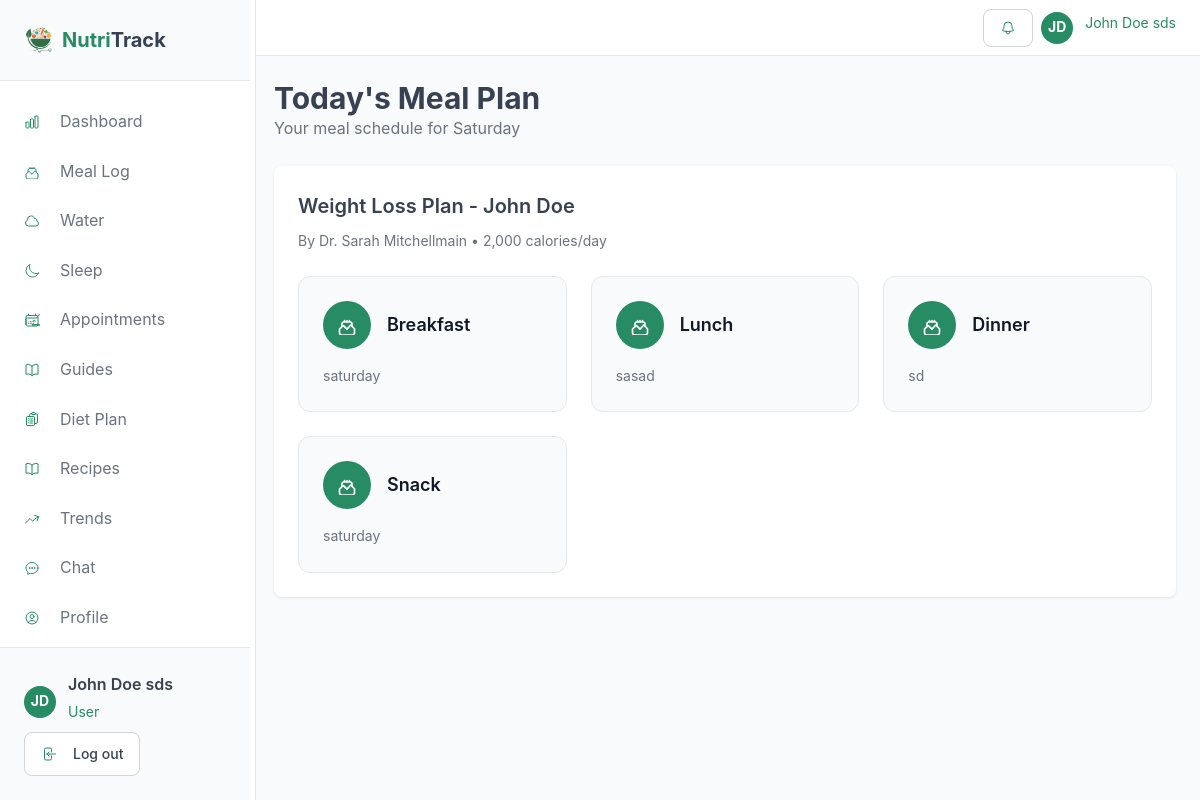
Page /user/meal-plan.php (signed in) on the committed database.
### tables this page shows
CREATE TABLE `users` (
  `id` int(11) NOT NULL,
  `name` varchar(100) NOT NULL,
  `email` varchar(100) NOT NULL,
  `password` varchar(255) NOT NULL,
  `phone` varchar(20) DEFAULT NULL,
  `role` enum('user','nutritionist','admin') NOT NULL DEFAULT 'user',
  `status` enum('active','pending','inactive') NOT NULL DEFAULT 'pending',
  `weight` decimal(5,2) DEFAULT NULL,
  `height` decimal(5,2) DEFAULT NULL,
  `age` int(11) DEFAULT NULL,
  `goal` enum('weight_loss','maintain','gain_weight','build_muscle') DEFAULT NULL,
  `health_conditions` text DEFAULT NULL,
  `specialty` varchar(100) DEFAULT NULL,
  `bio` text DEFAULT NULL,
  `rating` decimal(3,2) DEFAULT NULL,
  `nutritionist_id` int(11) DEFAULT NULL,
  `created_at` timestamp NOT NULL DEFAULT current_timestamp(),
  `updated_at` timestamp NOT NULL DEFAULT current_timestamp() ON UPDATE current_timestamp(),
  `profile_image` varchar(255) DEFAULT NULL
);

CREATE TABLE `diet_plans` (
  `id` int(11) NOT NULL,
  `user_id` int(11) NOT NULL,
  `nutritionist_id` int(11) NOT NULL,
  `name` varchar(100) NOT NULL,
  `description` text DEFAULT NULL,
  `daily_calories` int(11) DEFAULT NULL,
  `protein_goal` int(11) DEFAULT NULL,
  `carbs_goal` int(11) DEFAULT NULL,
  `fat_goal` int(11) DEFAULT NULL,
  `duration_weeks` int(11) DEFAULT NULL,
  `start_date` date DEFAULT NULL,
  `status` enum('active','completed','cancelled') DEFAULT 'active',
  `created_at` timestamp NOT NULL DEFAULT current_timestamp()
);

### user/meal-plan.php (the view, shortened to what this page needs)
<?php
require_once '../includes/session.php';
$currentUser = getCurrentUser();
$db = getDB();
$currentDay = strtolower(date('l'));
$stmt = $db->prepare("SELECT dp.*, u.name as nutritionist_name
                      FROM diet_plans dp
                      JOIN users u ON dp.nutritionist_id = u.id
                      WHERE dp.user_id = ? AND dp.status = 'active'
                      ORDER BY dp.created_at DESC LIMIT 1");
$stmt->execute([$currentUser['id']]);
$dietPlan = $stmt->fetch();
$todayMeals = [];
if ($dietPlan) {
    $stmt = $db->prepare("SELECT meal_type, meal_items
                          FROM diet_plan_meals
                          WHERE diet_plan_id = ? AND day_of_week = ?
                          ORDER BY FIELD(meal_type, 'breakfast', 'lunch', 'dinner', 'snack')");
    $stmt->execute([$dietPlan['id'], $currentDay]);
    $meals = $stmt->fetchAll();
    foreach ($meals as $meal) {
        $todayMeals[$meal['meal_type']] = $meal['meal_items'];
    }
}
$mealTypes = ['breakfast', 'lunch', 'dinner', 'snack'];
include 'header.php';
?>
<div class="space-y-6">
    <div>
        <h1 class="text-3xl font-bold">Today's Meal Plan</h1>
        <p class="text-muted-foreground">Your meal schedule for <?= ucfirst($currentDay) ?></p>
    </div>
    <?php if (!$dietPlan): ?>
    <div class="card">
        <div class="card-content" style="text-align: center; padding: 3rem; color: #6b7280;">
            <svg xmlns="http://www.w3.org/2000/svg" fill="none" viewBox="0 0 24 24" stroke="currentColor" style="width:48px;height:48px;stroke-width:1.5;color:#278b63;margin:0 auto 1rem;">
                <path stroke-linecap="round" stroke-linejoin="round" d="M15.362 5.214A8.252 8.252 0 0 1 12 21 8.25 8.25 0 0 1 6.038 7.047 8.287 8.287 0 0 0 9 9.601a8.983 8.983 0 0 1 3.361-6.867 8.21 8.21 0 0 0 3 2.48Z" />
                <path stroke-linecap="round" stroke-linejoin="round" d="M12 18a3.75 3.75 0 0 0 .495-7.468 5.99 5.99 0 0 0-1.925 3.547 5.974 5.974 0 0 1-2.133-1A3.75 3.75 0 0 0 12 18Z" />
            </svg>
            <p>No active meal plan yet. Your nutritionist will create one for you.</p>
        </div>
    </div>
    <?php else: ?>
    <div class="card">
        <div class="card-header">
            <h2 style="margin: 0; font-size: 1.25rem; font-weight: 600;"><?= htmlspecialchars($dietPlan['name']) ?></h2>
            <p style="margin: 0.5rem 0 0; color: #6b7280; font-size: 0.875rem;">
                By <?= htmlspecialchars($dietPlan['nutritionist_name']) ?> •
                <?= number_format($dietPlan['daily_calories']) ?> calories/day
            </p>
        </div>
        <div class="card-content">
            <div style="display: grid; grid-template-columns: repeat(auto-fit, minmax(250px, 1fr)); gap: 1.5rem;">
                <?php foreach ($mealTypes as $mealType): ?>
                <div style="background: #f9fafb; padding: 1.5rem; border-radius: 0.75rem; border: 1px solid #e5e7eb;">
                    <div style="display: flex; align-items: center; margin-bottom: 1rem;">
                        <div style="width: 3rem; height: 3rem; background: #278b63; border-radius: 50%; display: flex; align-items: center; justify-content: center; margin-right: 1rem;">
                        </div>
                        <h4 style="margin: 0; text-transform: capitalize; font-weight: 600; color: #111827; font-size: 1.125rem;"><?= $mealType ?></h4>
                    </div>
                    <p style="margin: 0; color: #6b7280; font-size: 0.875rem; line-height: 1.6;">
                        <?= isset($todayMeals[$mealType]) && !empty($todayMeals[$mealType]) ? htmlspecialchars($todayMeals[$mealType]) : 'No meal planned for today' ?>
                    </p>
                </div>
                <?php endforeach; ?>
            </div>
        </div>
    </div>
    <?php endif; ?>
</div>
<?php include 'footer.php'; ?>

### user/header.php (shortened to what this page needs)
<?php
require_once '../includes/session.php';
$user = getCurrentUser();
?>
<!DOCTYPE html>
<html lang="en">
<head>
    <link rel="stylesheet" href="http://localhost/Health%20DIet/style.css">
</head>
<body>
    <div class="user-layout">
        <aside class="sidebar">
            <div class="sidebar-header">
                <a href="dashboard.php" class="logo">
                    <div style="display:flex; justify-self: center;">
                        <img style="width:30px;height:30px" src="../assets/images/nutritrak_logo-removebg-preview.png" alt="NutriTrack Logo">
                    </div>
                    <span class="logo-text"><span style="color:#278b63;">Nutri</span>Track</span>
                </a>
            </div>
            <nav class="sidebar-nav">
                <a href="dashboard.php" class="<?php echo basename($_SERVER['PHP_SELF']) == 'dashboard.php' ? 'active' : ''; ?>">
 Dashboard
                </a>
                <a href="meals.php" class="<?php echo basename($_SERVER['PHP_SELF']) == 'meals.php' ? 'active' : ''; ?>">
 Meal Log
                </a>
                <a href="water.php" class="<?php echo basename($_SERVER['PHP_SELF']) == 'water.php' ? 'active' : ''; ?>">
 Water
                </a>
                <a href="sleep.php" class="<?php echo basename($_SERVER['PHP_SELF']) == 'sleep.php' ? 'active' : ''; ?>">
 Sleep
                </a>
                <a href="appointments.php" class="<?php echo basename($_SERVER['PHP_SELF']) == 'appointments.php' ? 'active' : ''; ?>">
 Appointments
                </a>
                <a href="guides.php" class="<?php echo basename($_SERVER['PHP_SELF']) == 'guides.php' ? 'active' : ''; ?>">
 Guides
                </a>
                <a href="diet-plan.php" class="<?php echo basename($_SERVER['PHP_SELF']) == 'diet-plan.php' ? 'active' : ''; ?>">
 Diet Plan
                </a>
                <a href="recipes.php" class="<?php echo basename($_SERVER['PHP_SELF']) == 'recipes.php' ? 'active' : ''; ?>">
 Recipes
                </a>
                <a href="trends.php" class="<?php echo basename($_SERVER['PHP_SELF']) == 'trends.php' ? 'active' : ''; ?>">
 Trends
                </a>
                <a href="chat.php" class="<?php echo basename($_SERVER['PHP_SELF']) == 'chat.php' ? 'active' : ''; ?>">
 Chat
                </a>
                <a href="settings.php" class="<?php echo basename($_SERVER['PHP_SELF']) == 'settings.php' ? 'active' : ''; ?>">
 Profile
                </a>
            </nav>
            <div class="sidebar-footer">
                <div class="user-info" onclick="showProfilePopup()" style="cursor: pointer;">
                    <?php echo getUserAvatar($user, '2rem'); ?>
                    <div>
                        <div class="team-name"><?php echo $user['name']; ?></div>
                        <div class="team-role">User</div>
                    </div>
                </div>
                <a href="../landing page/auth.php?logout=1" class="btn btn-outline">
 Log out
                </a>
            </div>
        </aside>
        <div class="main-content">
            <header class="top-bar">
                <div class="header-actions">
                    <div class="user-info" style="position: relative;">
                        <button class="btn btn-outline" onclick="toggleNotifications()" id="notificationBtn">
                        </button>
                    </div>
                    <div class="user-info" onclick="showProfilePopup()" style="cursor: pointer;">
                        <?php echo getUserAvatar($user, '2rem'); ?>
                        <span class="team-role"><?php echo $user['name']; ?></span>
                    </div>
                </div>
            </header>
            <main class="content-area">

### includes/session.php (shortened to what this page needs)
<?php
function getCurrentUser() {
    try {
        $db = getDB();
        $stmt = $db->prepare("SELECT * FROM users WHERE id = ?");
        $stmt->execute([$_SESSION['user_id']]);
        return $stmt->fetch();
    } catch (PDOException $e) {
        error_log("Error fetching user: " . $e->getMessage());
        return null;
    }
}
function getUserInitials($name = null) {
    $name = $name ?: ($_SESSION['user_name'] ?? 'U');
    $parts = explode(' ', $name);
    return strtoupper(substr($parts[0], 0, 1) . (isset($parts[1]) ? substr($parts[1], 0, 1) : ''));
}
function getUserAvatar($user, $size = '2rem', $class = 'user-avatar') {
    if (!empty($user['profile_image']) && file_exists(__DIR__ . '/../' . $user['profile_image'])) {
        return '<img src="../' . htmlspecialchars($user['profile_image']) . '" alt="Profile" class="' . $class . '" style="width: ' . $size . '; height: ' . $size . '; border-radius: 50%; object-fit: cover;">';
    } else {
        return '<div class="' . $class . '" style="width: ' . $size . '; height: ' . $size . ';">' . getUserInitials($user['name']) . '</div>';
    }
}
?>

### rows in the picture
users: name "JD JD", name "John Doe sds"
diet_plans: name "Weight Loss Plan - John Doe", nutritionist.name "Dr. Sarah Mitchellmain", daily_calories "2,000"

### other values in the picture
$currentDay "Saturday"
$mealType "Breakfast"
$todayMeals[$mealType] "saturday"
$mealType "Lunch"
$todayMeals[$mealType] "sasad"
$mealType "Dinner"
$todayMeals[$mealType] "sd"
$mealType "Snack"
